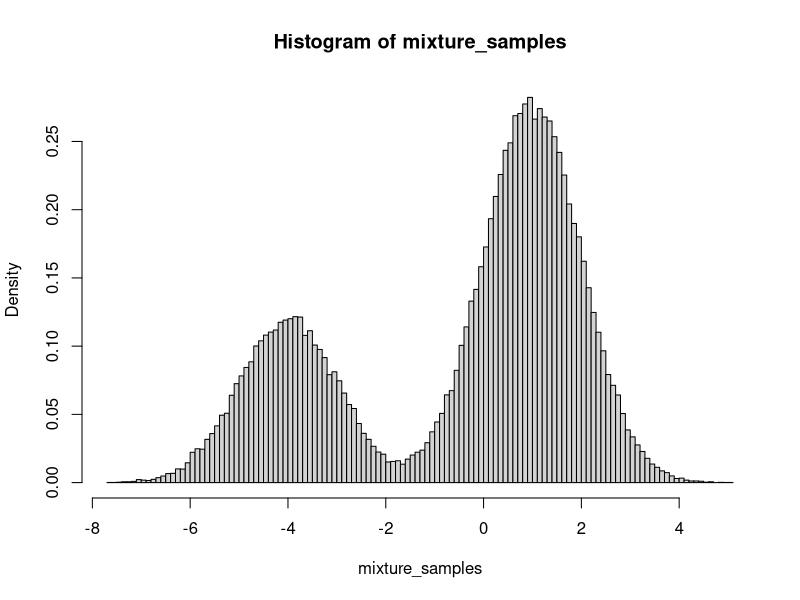
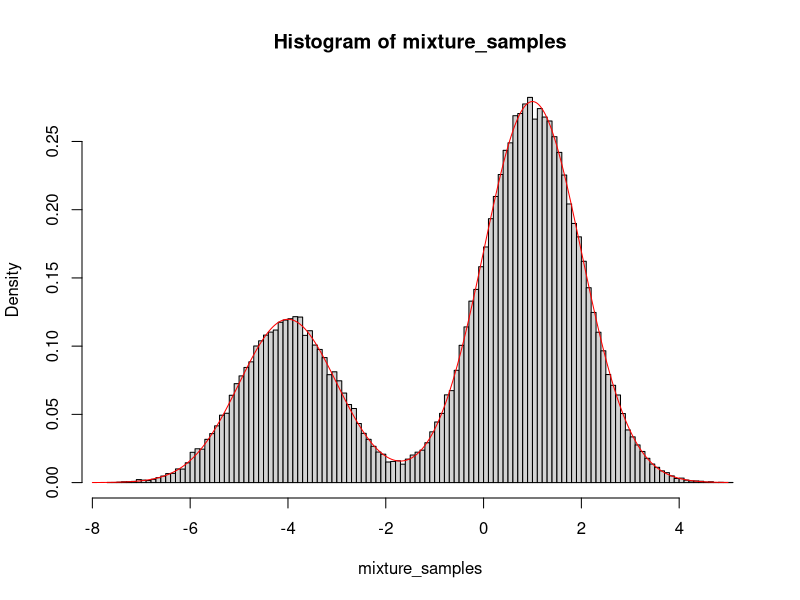
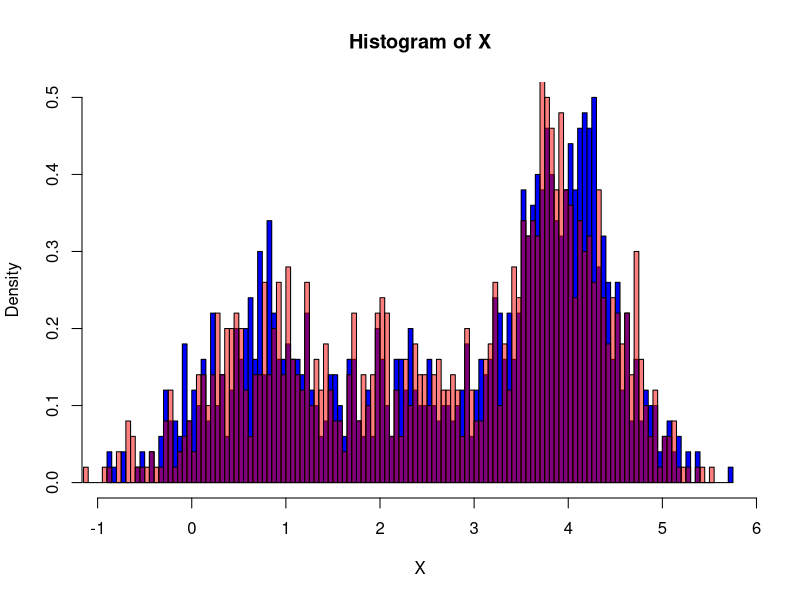
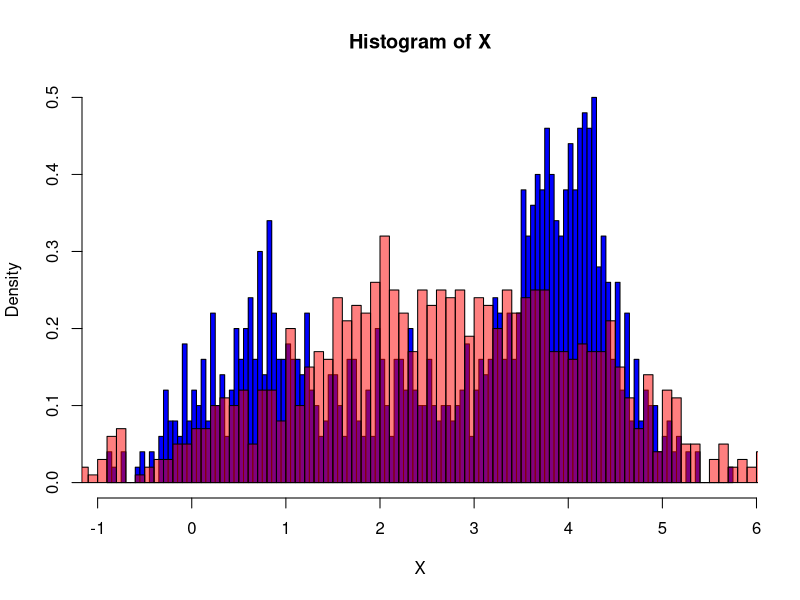
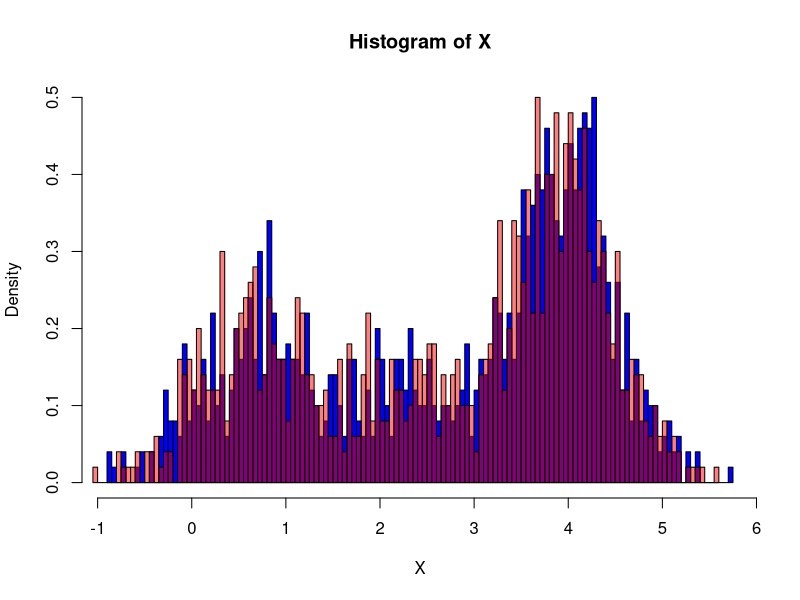
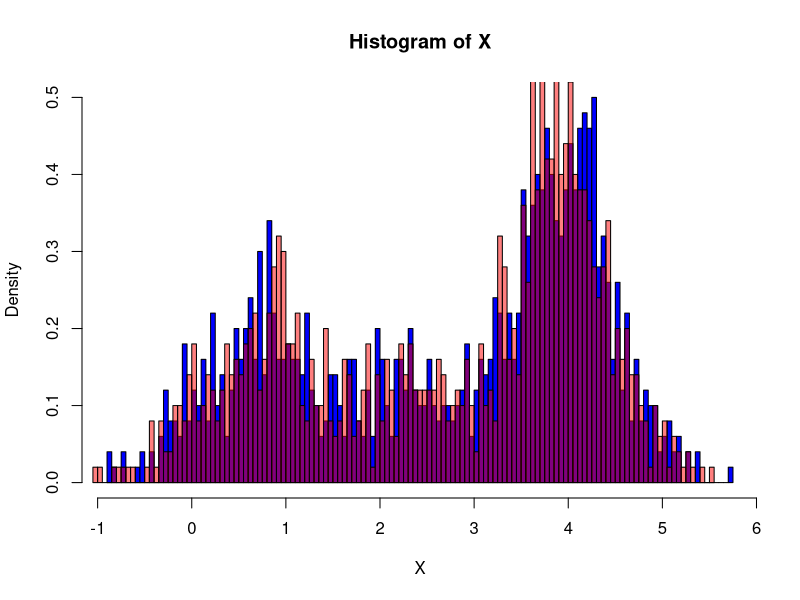

Here is the R script that generated these plots, in order:
## ---- chunk 1
rm(list = ls())
set.seed(42)
## ---- chunk 2
rmixt <- function(n, w, mu, sigma) {
  k <- sample(1:length(w), n, replace = TRUE, prob = w)
  rnorm(n, mu[k], sigma[k])
}

w <- c(0.3, 0.7)
mu <- c(-4, 1)
sigma <- c(1, 1)
mixture_samples <- rmixt(10^5, w, mu, sigma)
hist(mixture_samples, prob = TRUE, breaks = 100)
## ---- chunk 3
dmixt <- function(x, w, mu, sigma) {
  n <- length(x)
  p <- numeric(n)
  for (i in 1:n) {
    p[i] <- sum(w * dnorm(x[i], mu, sigma))
  }
  p
}

hist(mixture_samples, prob = TRUE, breaks = 100)
x <- seq(-8, 5, length.out = 10^4)
integrate(dmixt, -8, 5, w, mu, sigma) # ~ 1, check
lines(x, dmixt(x, w, mu, sigma), col = "red")
## ---- chunk 4
fit_em <- function(x, w, mu, sigma, approx) {
  N <- length(x)
  K <- length(w)
  theta <- matrix(data = c(w, mu, sigma), nrow = K, ncol = 3)
  repeat {
    old_theta <- theta  # R makes this a copy, not a ref.
    w <- theta[1:K, 1]
    mu <- theta[1:K, 2]
    sigma <- theta[1:K, 3]
    
    # Not really an E and M step because I use the approximations.
    dm <- dmixt(x, w, mu, sigma)
    p_i_k <- matrix(nrow = N, ncol = K)
    for (k in 1:K){
      p_i_k[,k] <- w[k] * dnorm(x, mu[k], sigma[k]) / dm
    }

    p_i_k_sums <- colSums(p_i_k)
    for (k in 1:K) {
      w[k] <- p_i_k_sums[k] / sum(p_i_k_sums)  
      mu[k] <- sum(x * p_i_k[1:N, k]) / p_i_k_sums[k]
      sigma[k] <- sqrt(sum((x - mu[k])^2 * p_i_k[1:N, k]) / p_i_k_sums[k])
    }
    
    # Break
    theta <- matrix(data = c(w, mu, sigma), nrow = K, ncol = 3)
    diff <- norm(theta - old_theta, type = "O")
    if (diff < approx) break
  }
  colnames(theta) <- c("w", "mu", "sigma")
  theta
}
## ---- chunk 5
print("True:")
matrix(data = c(w, mu, sigma), nrow = 2, ncol = 3)
fit_em(mixture_samples, c(0.6, 0.4), c(-1, 3), c(1, 2), 0.0001)
fit_em(mixture_samples, w, mu, sigma, 0.0001)
## ---- chunk 6
set.seed(5)
w_true <- c(0.2, 0.3, 0.5)
mu_true <- c(0.5, 2, 4)
sigma_true <- c(0.5, 1, 0.5)
approx <- 0.0001
n <- 1000  # default
# n <- 10^5  # makes everything but method 2 do ~ perfectly in okay time
X <- rmixt(n, w_true, mu_true, sigma_true)
## ---- chunk 7
theta1 <- fit_em(X, w_true, mu_true, sigma_true, approx)
theta1
hist(X, prob = TRUE, breaks = 100, col = "blue")
hist(rmixt(n, theta1[1:3, 1], theta1[1:3, 2], theta1[1:3, 3]),
     breaks = 100, prob = TRUE, add = TRUE, col=rgb(1,0,0,0.5))
## ---- chunk 8
theta2 <- fit_em(X, rep(1/3, 3), rep(mean(X), 3), rep(sd(X), 3), approx)
theta2
hist(X, prob = TRUE, breaks = 100, col = "blue")
hist(rmixt(n, theta2[1:3, 1], theta2[1:3, 2], theta2[1:3, 3]),
     breaks = 100, prob = TRUE, add = TRUE, col=rgb(1,0,0,0.5))
## ---- chunk 9
theta3 <- fit_em(X, rep(1/3, 3), rep(mean(X) + sd(X) * c(-1, 0, 1), 3), 
                 rep(sd(X), 3), approx)
theta3
hist(X, prob = TRUE, breaks = 100, col = "blue")
hist(rmixt(n, theta3[1:3, 1], theta3[1:3, 2], theta3[1:3, 3]),
     breaks = 100, prob = TRUE, add = TRUE, col=rgb(1,0,0,0.5))
## ---- chunk 10
clusters <- kmeans(X, 3)$cluster
theta4 <- fit_em(X, table(clusters) / length(X), tapply(X, clusters, mean), 
                 tapply(X, clusters, sd), approx)
theta4
hist(X, prob = TRUE, breaks = 100, col = "blue")
hist(rmixt(n, theta4[1:3, 1], theta4[1:3, 2], theta4[1:3, 3]),
     breaks = 100, prob = TRUE, add = TRUE, col=rgb(1,0,0,0.5))
## ---- chunk 11
set.seed(5)
X <- rexp(500)
Y <- 2 + 0.5 * X + rnorm(500)
dat <- data.frame(Y, X)
## ---- chunk 12
fit <- lm(Y ~ X, data = dat)
confint(fit)
## ---- chunk 13
B <- 1000
n <- dim(dat)[1]
m <- dim(dat)[2]
int_B <- X_B <- numeric(B)
for (b in 1:B) {
  c <- coef(lm(Y ~ X, data = dat[sample.int(n, replace = TRUE), 1:m]))
  int_B[b] <- c[1]
  X_B[b] <- c[2]
}
## ---- chunk 14
# Intercept 95%-CI bounds:
unname(2 * coef(fit)[1] - quantile(int_B, c(.975, .025)))
# X 95%-CI bounds:
unname(2 * coef(fit)[2] - quantile(X_B, c(.975, .025)))
## ---- chunk 15
library(boot)
f <- function(data, index) coef(lm(Y ~ X, data = dat[index, 1:m]))
int_boot <- boot(dat, function(d, i) f(d, i)[1], R = 1000)
boot.ci(int_boot)
X_boot <- boot(dat, function(d, i) f(d, i)[2], R = 1000)
boot.ci(X_boot)
